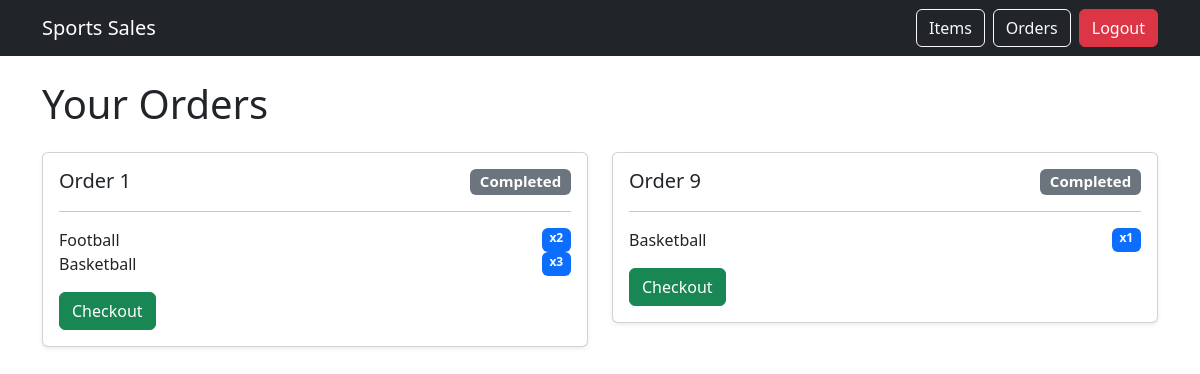
Before: /order/ (signed in) with the older database file.
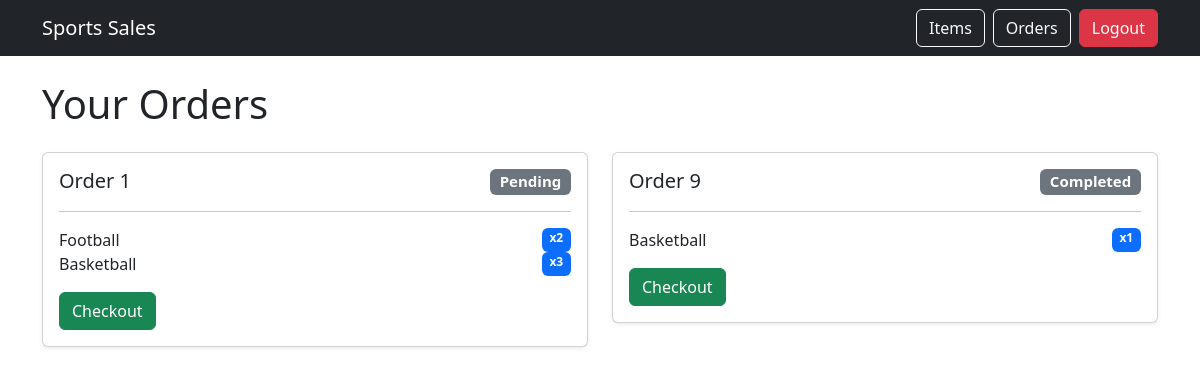
After: the same page with the newer database file.
### SportsSalesApp/models.py (models this page shows, shortened)
class Order(models.Model):
    order_id = models.AutoField(primary_key = True)
    user = models.ForeignKey(User, on_delete = models.CASCADE)
    date = models.DateField()
    status = models.CharField(max_length = 30)

### SportsSalesApp/views.py (the view, shortened to what this page needs)
# urls.py: path('order/', views.order, name = 'order'),
def order(request):
    profile = getattr(request.user, 'userprofile', None)
    if not profile:
        profile = UserProfile.objects.create(user=request.user)
    role = profile.role.name if profile.role else "Customer"
    role = profile.role.name
    if role in ["Admin", "Manager"]:
        orders = Order.objects.all()
    else:
        orders = Order.objects.filter(user=request.user)
    return render(request, 'order.html', {'orders': orders})

### SportsSalesApp/templates/order.html (shortened to what this page needs)
<!DOCTYPE html>
<html lang="en">
<head>
    <link href="https://cdn.jsdelivr.net/npm/bootstrap@5.3.0/dist/css/bootstrap.min.css" rel="stylesheet">
</head>
<body>
<nav class="navbar navbar-dark bg-dark mb-4">
  <div class="container">
    <a class="navbar-brand" href="/item/">Sports Sales</a>
    <div class="d-flex">
      <a href="/item/" class="btn btn-outline-light me-2">Items</a>
      <a href="/order/" class="btn btn-outline-light me-2">Orders</a>
      <form action="/logout/" method="post">
        <button class="btn btn-danger">Logout</button>
      </form>
    </div>
  </div>
</nav>
<div class="container">
    <h1 class="mb-4">Your Orders</h1>
    <div class="row">
        {% for order in orders %}
        <div class="col-md-6">
            <div class="card mb-4 shadow-sm">
                <div class="card-body">
                    <h5 class="card-title d-flex justify-content-between">
                        Order {{ order.order_id }}
                        <span class="badge bg-secondary">{{ order.status }}</span>
                    </h5>
                    <hr>
                    {% for orderItem in order.orderitem_set.all %}
                        <div class="d-flex justify-content-between">
                            <span>{{ orderItem.item.name }}</span>
                            <span class="badge bg-primary">x{{ orderItem.quantity }}</span>
                        </div>
                    {% empty %}
                        <p class="text-muted">No items in this order</p>
                    {% endfor %}
                    <form method="POST" action="{% url 'checkout' %}">
                        <button type="submit" class="btn btn-success mt-3">Checkout</button>
                    </form>
                </div>
            </div>
        </div>
        {% endfor %}
    </div>
</div>
</body>
</html>

Changed rows visible on the page:
changed Order id 1: status "Completed" → "Pending"
